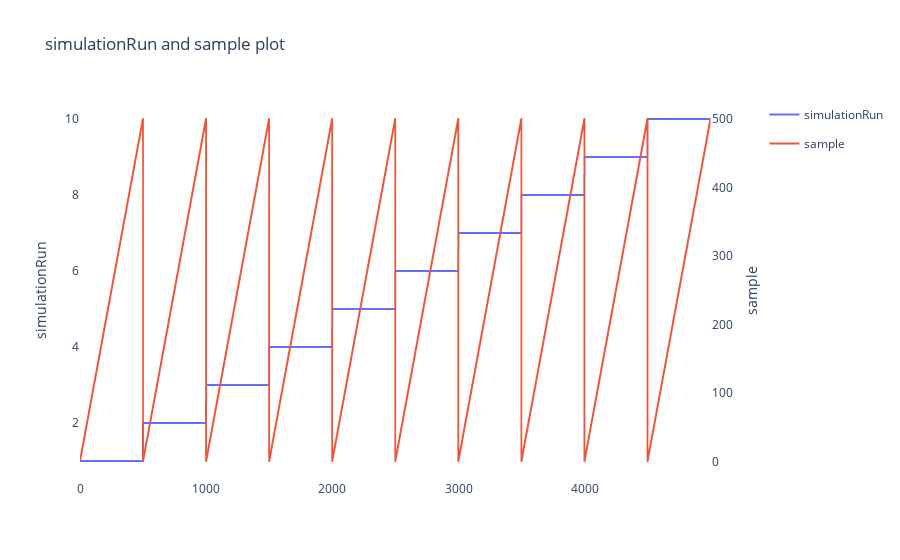

Source (notebook cell):
### Markdown cell above
`simulationRun` 를 `sample` 데이터와 같이 그려보면, 동일한 `simulationRun` 값에 대해 `1`부터 `500`까지 증가한 후, `simulationRun` 이 증가하는 시점에 다시 `1` 로 초기화 됨을 알 수 있습니다.

### Code cell
from plotly.subplots import make_subplots

subfig = make_subplots(specs=[[{"secondary_y": True}]])

fig1 = px.line(train_data[["simulationRun"]].iloc[:5000])
fig2 = px.line(train_data[["sample"]].iloc[:5000])
fig2.update_traces(yaxis="y2")

subfig.layout.yaxis.title="index"
subfig.layout.yaxis.title="simulationRun"
subfig.layout.yaxis2.title="sample"
subfig.layout.title = "simulationRun and sample plot" 
subfig.add_traces(fig1.data + fig2.data)
subfig.for_each_trace(lambda t: t.update(line=dict(color=t.marker.color)))
subfig.update_layout(plot_bgcolor='#ffffff')
subfig.show()

### Figure 1 — Plotly figure (JSON) as saved in the notebook; plotly's stock layout.template omitted (floating-point values rounded to 4 significant figures; data arrays with more than 128 entries replaced by an {"elided": "..."} marker saying what was removed)
{"data": [{"hovertemplate": "variable=simulationRun<br>index=%{x}<br>value=%{y}<extra></extra>", "legendgroup": "simulationRun", "line": {"dash": "solid"}, "marker": {"symbol": "circle"}, "mode": "lines", "name": "simulationRun", "showlegend": true, "type": "scattergl", "x": {"elided": "5000 int values"}, "xaxis": "x", "y": {"elided": "5000 int values"}, "yaxis": "y"}, {"hovertemplate": "variable=sample<br>index=%{x}<br>value=%{y}<extra></extra>", "legendgroup": "sample", "line": {"dash": "solid"}, "marker": {"symbol": "circle"}, "mode": "lines", "name": "sample", "showlegend": true, "type": "scattergl", "x": {"elided": "5000 int values"}, "xaxis": "x", "y": {"elided": "5000 int values"}, "yaxis": "y2"}], "layout": {"plot_bgcolor": "#ffffff", "title": {"text": "simulationRun and sample plot"}, "xaxis": {"anchor": "y", "domain": [0, 0.94]}, "yaxis": {"anchor": "x", "domain": [0, 1], "title": {"text": "simulationRun"}}, "yaxis2": {"anchor": "x", "overlaying": "y", "side": "right", "title": {"text": "sample"}}}}
